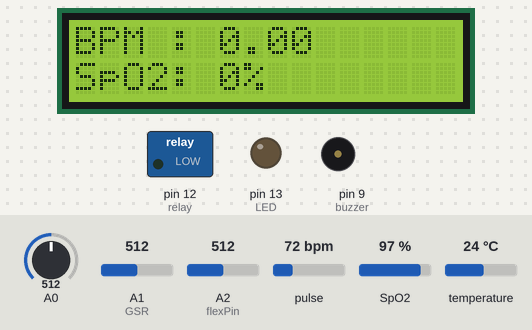
A sketch run on a simulated Arduino Uno, built with avr-gcc and run on an emulated ATmega328P. On the bench: 16×2 character LCD, switched loads named in the sketch (green lamp = pin HIGH), output pins drawn as LEDs (lit = HIGH), buzzer (waves = sounding, pin HIGH). The test bench sets the inputs (shaded band); at power-on: A1 (GSR) = 512, pulse 72 bpm, A2 (flexPin) = 512, SpO2 97 %, A0 = 512, temperature 24 °C. The modem accepts every AT command (registered, SIM ready, sends succeed) and sends nothing else; what the sketch prints to the serial monitor is not drawn.

Above: at 15.2 s.
15.3 s: A1 (GSR) set to 390
At 20.2 s:
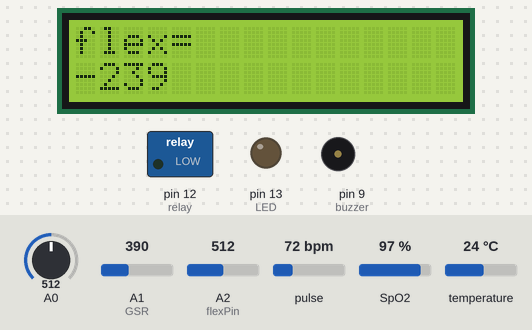
21.9 s: pulse set to 42 bpm
At 23.4 s:
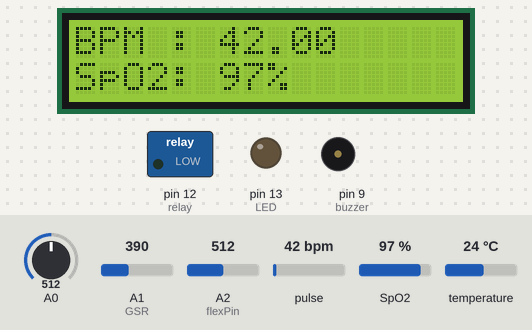
28.2 s: A2 (flexPin) set to 390
At 34.2 s:
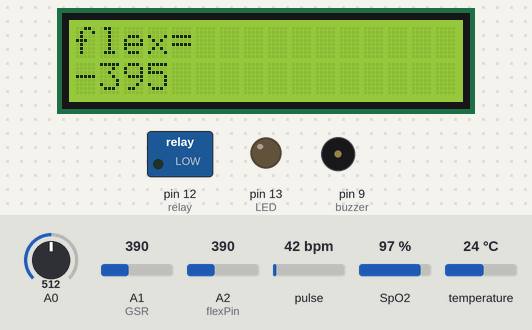
35.6 s: SpO2 set to 80 %
At 37.9 s:
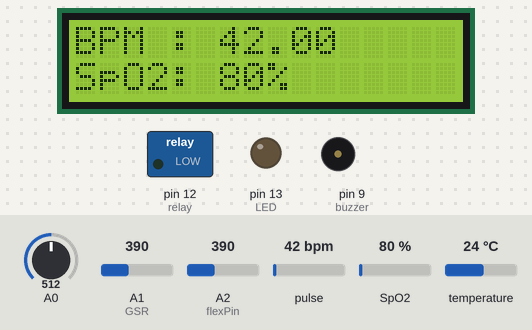
41.0 s: pulse set to 70 bpm
At 45.7 s:
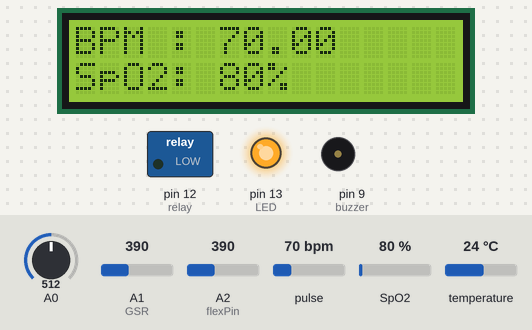
48.4 s: A2 (flexPin) set to 410
At 49.0 s:
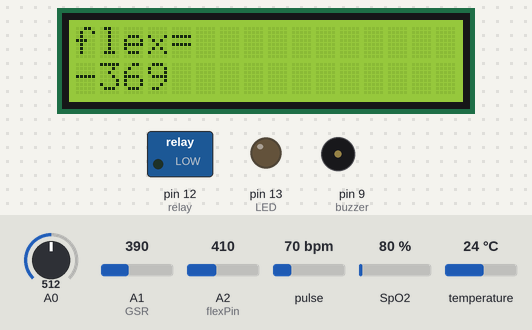
Timing chart, 0 to 51.4 s (numbered marks = the images above; inputs shaded):
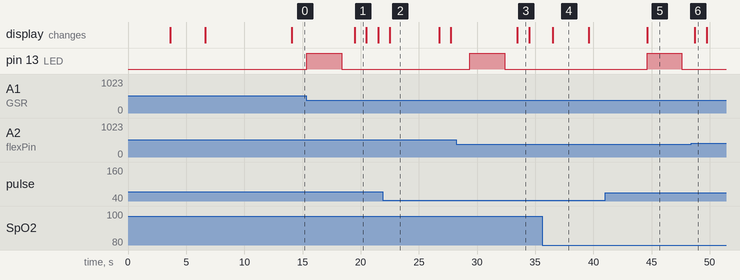

Measured:
- after the input at 15.3 s, pin 13 (LED): LOW → HIGH after 0.07 s, → LOW 3.0 s later
- after the input at 21.9 s, the display: changes after 0.60 s (image 2)
- after the input at 28.2 s, the display: changes after 5.3 s (image 3)
- after the input at 35.6 s, the display: changes after 0.90 s (image 4)
- after the input at 41.0 s, the display: changes after 3.6 s (image 5)
- after the input at 48.4 s, the display: changes after 0.32 s (image 6)
- what the display in image 1 shows lasts 1.0 s, from 19.5 s to 20.5 s

The sketch:

Sir.ino
```cpp
#include <LiquidCrystal.h>
#include <Wire.h>
#include "MAX30100_PulseOximeter.h"
#include <OneWire.h>
#include <DallasTemperature.h>
#include <SoftwareSerial.h>
SoftwareSerial sim808(10,11);
char phone_no[] = "8500356218"; // replace with your phone no.
String data[5];
#define DEBUG true
String state,timegps,latitude,longitude;
String textMessage;
const int relay = 12;
const int flexPin = A2; //pin A0 to read analog input
const int buzzer = 9;
int value;
// Data wire is plugged into digital pin 2 on the Arduino
#define ONE_WIRE_BUS 2
LiquidCrystal lcd(3, 4, 5, 6, 7, 8);
OneWire oneWire(ONE_WIRE_BUS);

// Pass oneWire reference to DallasTemperature library
DallasTemperature sensors(&oneWire);

 int vi = A0;
int vib = 0;
int c = 0;
const int LED=13;

const int GSR=A1;
int threshold=0;
int sensorValue;

#define REPORTING_PERIOD_MS     1000

PulseOximeter pox;
uint32_t tsLastReport = 0,msLastReport = 0,gsrLastReported = 0,fsLastReported = 0,gsLastReported=0;


void onBeatDetected()
{
    Serial.println("Beat!");
}


void setup(){
  long sum=0;
    Serial.begin(115200);
     sim808.begin(19200);
      sensors.begin();  // Start up the library
pox.begin();
  pinMode(LED,OUTPUT);
  digitalWrite(LED,LOW);
      pinMode(buzzer, OUTPUT);  //Set pin 3 as 'output'
  delay(1000);

  for(int i=0;i<500;i++)
  {
  sensorValue=analogRead(GSR);
  sum += sensorValue;
  delay(5);
  }
  threshold = sum/500;
   Serial.print("threshold =");
   Serial.println(threshold);

    Serial.print("Initializing pulse oximeter..");
    lcd.begin(16,2);
    lcd.print("Initializing...");
    delay(3000);
    lcd.clear();

    // Initialize the PulseOximeter instance
    // Failures are generally due to an improper I2C wiring, missing power supply
    // or wrong target chip
    if (!pox.begin()) {
        Serial.println("FAILED");
        for(;;);
    } else {
        Serial.println("SUCCESS");
    }
     pox.setIRLedCurrent(MAX30100_LED_CURR_7_6MA);

    // Register a callback for the beat detection
    pox.setOnBeatDetectedCallback(onBeatDetected);
pinMode(relay, OUTPUT);
  digitalWrite(relay, LOW);
delay(2000);
  Serial.println("SIM900 ready...");
 sim808.print("AT+CSMP=17,167,0,0");  // set this parameter if empty SMS received
 delay(100);
 sim808.print("AT+CMGF=1\r");
 delay(400);

 sendData("AT+CGNSPWR=1",1000,DEBUG);
 delay(50);
 sendData("AT+CGNSSEQ=RMC",1000,DEBUG);
 delay(150);
 sim808.print("AT+CMGF=1\r");
  delay(100);
  // Set module to send SMS data to serial out upon receipt
  sim808.print("AT+CNMI=2,2,0,0,0\r");
  delay(100);

  delay(2500);
  lcd.clear();
       //gpssms();

  }

void loop(){
    pox.update();
    if (millis() - tsLastReport > REPORTING_PERIOD_MS) {
        Serial.print("Heart rate:");
        Serial.print(pox.getHeartRate());
        Serial.print("bpm / SpO2:");
        Serial.print(pox.getSpO2());
        Serial.println("%");
        lcd.clear();
        lcd.setCursor(0,0);
        lcd.print("BPM : ");
        lcd.print(pox.getHeartRate());
        lcd.setCursor(0,1);
        lcd.print("SpO2: ");
        lcd.print(pox.getSpO2());
        lcd.print("%");
        tsLastReport = millis();
    }
    if (millis() - msLastReport > 10000)
    {
      sensors.requestTemperatures();
       //print the temperature in Celsius
      Serial.print("Temperature: ");
      Serial.print(sensors.getTempCByIndex(0));
      Serial.print((char)176);//shows degrees character
      Serial.print("C  |  ");
      //print the temperature in Fahrenheit
      Serial.print((sensors.getTempCByIndex(0) * 9.0) / 5.0 + 32.0);
      Serial.print((char)176);//shows degrees character
      Serial.println("F");
      delay(500);
      msLastReport = millis();
      pox.begin();
    }
    if (millis() - gsrLastReported > 10000)
    {
          gsr();
          pox.begin();
          gsrLastReported=millis();
    }

    if (millis() - fsLastReported >5000)
    {
          flex();
          fsLastReported = millis();
    }
    if (millis() - gsLastReported > 40000)
    {
      getgps();
      sendData( "AT+CGNSINF",1000,DEBUG);
      delay(1000);
      pox.begin();
      gsLastReported = millis();
    }

}
  void gsr()
  {
    int temp;
  sensorValue=analogRead(GSR);
   vib = analogRead(A0);
   Serial.println("vib");
   Serial.print(vib);
  Serial.print("GSR sensorValue=");
  Serial.println(sensorValue);
  temp = threshold - sensorValue;

  if(abs(temp)>60)
  {
    sensorValue=analogRead(GSR);
    temp = threshold - sensorValue;
    if(abs(temp)>60){
    digitalWrite(LED,HIGH);
    Serial.println("heart attack alret");
    delay(3000);
    digitalWrite(LED,LOW);
    delay(1000);
    }
  }
  if (vib < 800)
  {
    c = c + 1;
  }
  if (c == 15)
  {
    Serial.println("pidisu vachindhi ro");
   /*oled.clearDisplay();
    oled.setTextSize(1);
    oled.setTextColor(1);
    oled.setCursor(0, 0);
    oled.println("pidusu");*/
    c=0;
    delay(1500);

  }
  }
void gpssms()
{
sendTabData("AT+CGNSINF",1000,DEBUG);
  if (state !=0) {
    Serial.println("State  :"+state);
    Serial.println("Time  :"+timegps);
    Serial.println("Latitude  :"+latitude);
    Serial.println("Longitude  :"+longitude);

    sim808.print("AT+CMGS=\"");
    sim808.print(phone_no);
    sim808.println("\"");

    delay(300);

    sim808.print("http://maps.google.com/maps?q=loc:");
    sim808.print(latitude);
    sim808.print(",");
    sim808.print (longitude);
    delay(200);
    sim808.println((char)26); // End AT command with a ^Z, ASCII code 26
    delay(200);
    sim808.println();
    delay(20000);
    sim808.flush();

  } else {
    Serial.println("GPS Initialising...");
  }
}

void sendTabData(String command , const int timeout , boolean debug){

  sim808.println(command);
  long int time = millis();
  int i = 0;

  while((time+timeout) > millis()){
    while(sim808.available()){
      char c = sim808.read();
      if (c != ',') {
         data[i] +=c;
         delay(100);
      } else {
        i++;
      }
      if (i == 5) {
        delay(100);
        goto exitL;
      }
    }
  }exitL:
  if (debug) {
    state = data[1];
    timegps = data[2];
    latitude = data[3];
    longitude =data[4];
  }
}


void getgps(void)
{
   sendData( "AT+CGNSPWR=1",1000,DEBUG);
   sendData( "AT+CGNSSEQ=RMC",1000,DEBUG);
}


String sendData(String command, const int timeout, boolean debug)
{
    String response = "";
    sim808.println(command);
    long int time = millis();
    while( (time+timeout) > millis())
    {
      while(sim808.available())
      {
        char c = sim808.read();
        response+=c;
      }
    }
    if(debug)
    {
      Serial.print(response);
    }
    return response;

}
void flex()
{
  value = analogRead(flexPin);         //Read and save analog value from potentiometer
 // Serial.println(value);               //Print value
  value = map(value, 700, 900, 0, 255);//Map value 0-1023 to 0-255 (PWM)
  delay(100);
    Serial.println("flex=");
//Small delay
    lcd.clear();

  Serial.println(value);
  lcd.print("flex=");
  lcd.setCursor(0,1);
  lcd.print(value);
    delay(1000);

  if (value >= 400)
  {
    lcd.clear();
    Serial.println("ok");
      Serial.println("   ACTIVE");

digitalWrite(relay, HIGH);
            digitalWrite(buzzer, HIGH);
lcd.print("Shock Mode ");
  lcd.setCursor(0,1);
  lcd.print("   ACTIVE");

delay(2000);

      digitalWrite(relay, LOW);
            digitalWrite(buzzer, LOW);
         gpssms();

}
pox.begin();
}
```
